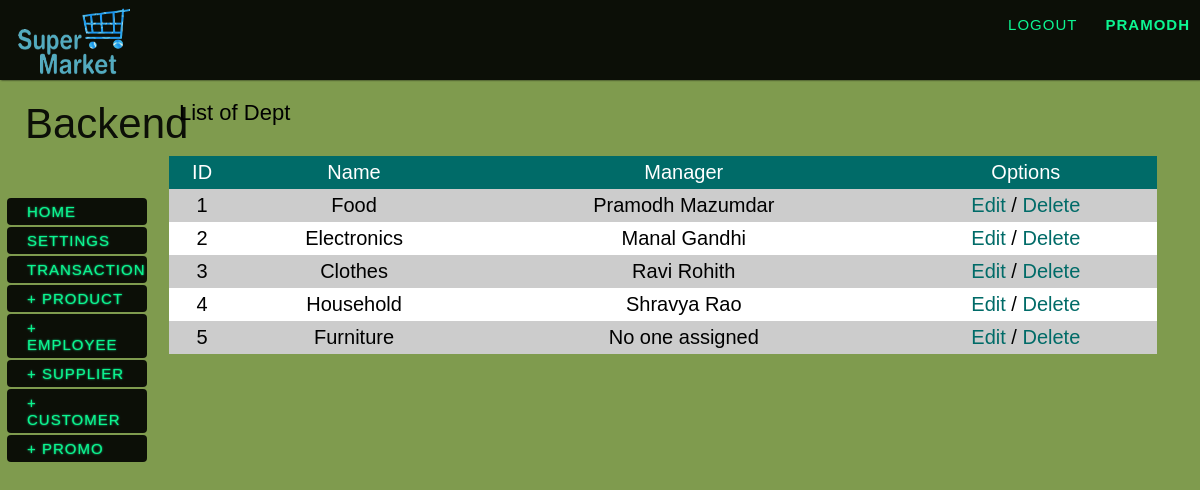
/viewlist.php?list=dept (signed in), run on an earlier commit of the app's database.
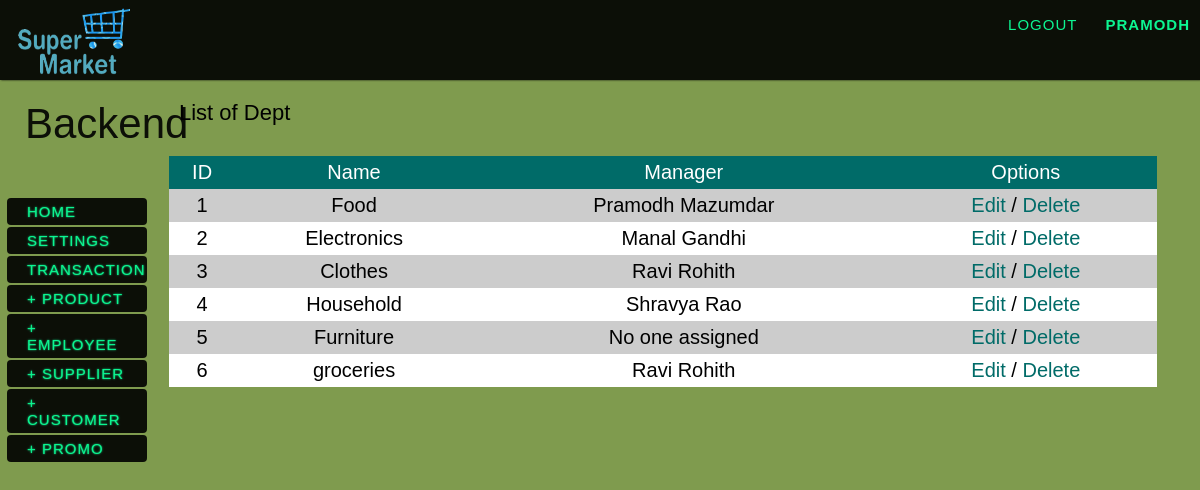
And on a later commit of the database.
### tables this page shows
CREATE TABLE `department` (
  `manager_id` int(11) NOT NULL,
  `dept_id` int(5) NOT NULL,
  `dept_name` varchar(40) NOT NULL,
  `manager_start_date` date NOT NULL
);

CREATE TABLE `employee` (
  `first_name` varchar(20) NOT NULL,
  `last_name` varchar(20) NOT NULL,
  `id` int(11) NOT NULL,
  `dept_id` int(11) NOT NULL,
  `salary` int(8) NOT NULL,
  `phone_number` int(12) NOT NULL,
  `address` varchar(60) NOT NULL,
  `uid` int(11) NOT NULL,
  `join_date` date NOT NULL,
  `dob` date NOT NULL,
  `end_date` date NOT NULL DEFAULT '0000-00-00',
  `perks` int(11) NOT NULL DEFAULT '0',
  `admin` tinyint(1) NOT NULL
);

### viewlist.php (the view, shortened to what this page needs)
<?php
	require_once("include/header.php");
?>
<div id="body">
	<?php include_once("include/left_content.php"); ?>
    <div class="rcontent">
    <?php if(isset($_GET['list'])){
		if(!strcmp(strtolower($_GET['list']),"product")){
			echo"<h1><span>List of ".ucfirst($_GET['list'])."</span></h1>";
			echo"<div id='contentbox'><div id='data'>
				 <table id='itemList' ><tr><th>ID</th><th>Product name</th><th>Supplier name</th><th>Market Price</th><th>Cost Price</th><th>Options</th></tr>";
			$plist = mysql_query("select product_id, product_name, supplier_id, market_price, cost_price from product");
			while($row = mysql_fetch_array($plist)){
				echo"<tr><td>{$row['product_id']}</td>
					 <td>{$row['product_name']}</td>";
			$slist = mysql_query("select sdealer from supplier where sid='{$row['supplier_id']}'");
			$slist = mysql_fetch_array($slist);
				echo"<td>{$slist['sdealer']}</td>
					 <td>{$row['market_price']}</td>
					 <td>{$row['cost_price']}</td>
					 <td><a href='editlist.php?name=product&id={$row['product_id']}'>Edit</a> /
					 <a href='editlist.php?name=product&id={$row['product_id']}&del=1'>Delete</a></td>";
			}
        	echo"</tr></table></div></div>";
		}
		elseif(!strcmp(strtolower($_GET['list']),"dept")){
			echo"<h1><span>List of ".ucfirst($_GET['list'])."</span></h1>";
			echo"<div id='contentbo'><div id='data'><table id='itemList' ><tr><th>ID</th><th>Name</th><th>Manager</th><th>Options</th></tr>";
			$dlist = mysql_query("select dept_id, dept_name, manager_id from department");
			while($row = mysql_fetch_array($dlist)){
				echo"<tr><td>{$row['dept_id']}</td>
					 <td>{$row['dept_name']}</td>";
				if($row['manager_id']){
					$elist = mysql_query("select first_name, last_name from employee where id='{$row['manager_id']}'");
					$ename =  mysql_fetch_array($elist);
					echo "<td>{$ename['first_name']}&nbsp;{$ename['last_name']}</td>";
				}
				else echo"<td>No one assigned</td>";
				echo"<td><a href='editlist.php?name=dept&id={$row['dept_id']}'>Edit</a> /
					 <a href='editlist.php?name=dept&id={$row['dept_id']}&del=1'>Delete</a></td>";
			}
		}
	}
	?>
    </div>
</div>

### include/header.php (shortened to what this page needs)
<!DOCTYPE html PUBLIC "-//W3C//DTD XHTML 1.0 Transitional//EN" "http://www.w3.org/TR/xhtml1/DTD/xhtml1-transitional.dtd">
<html xmlns="http://www.w3.org/1999/xhtml">
<head>
        <link rel="stylesheet" type="text/css" href="css/outline.css" />
        <link rel="stylesheet" type="text/css" href="css/menu.css" />
</head>
<body>
<div class="container">
            <div class="header">
            <a href='index.php'><img src="images/logo.png" width="120" height="80" alt='Logo' /></a>
                <span class="right">
                    <?php if(isset($_SESSION['username']))
						echo "<a href='logout.php'>Logout</a>";
						else
						echo "<a href='login.php'>Log In</a>";
					?>|
                    <a href="mydetails.php">
                        <strong><?php echo $_SESSION['username']?></strong>
                    </a>
                </span>
            </div>

### include/left_content.php (shortened to what this page needs)
<?php if(isset($_SESSION['username'])){
	echo"<div class='lcontent'>
            <h1>Backend</h1>
                <ul class='bmenu'>
                    <li><a href='index.php'>Home</a></li>
                    <li><a href='settings.php'>Settings</a></li>
                    <li><a href='transaction.php'>Transaction</a></li>";
                    if(isset($_SESSION['admin']) & $_SESSION['admin']!=0){
						echo "<li><a href='addproduct.php'>+ Product</a></li>
							  <li><a href='addemp.php'>+ Employee</a></li>
							  <li><a href='addsupplier.php'>+ Supplier</a></li>
							  <li><a href='addcustomer.php'>+ Customer</a></li>
							  <li><a href='addpromo.php'>+ Promo</a></li>";
					}
    echo"</ul></div>";
} ?>

### css/outline.css (style rules this page uses)
body { margin-left:auto; margin-right:auto; background-color: #7f9b4e; background-repeat: repeat, no-repeat; background-position: center center; background-attachment: fixed; -webkit-background-size: auto, cover; -moz-background-size: auto, cover; -o-background-size: auto, cover; background-size: auto, cover; color: #000; font-family: 'Josefin Slab', Arial, sans-serif; font-size: 20px; }
.container { position:relative; background: #7f9b4e; }
a { color: #0f9; text-decoration: none; }
h1 { margin:0px; padding:20px; font-size:42px; color:#000; text-align:left; font-weight:400; text-align:left; }
h1 span { font-size:22px; color:#000; padding-top:10px; }
.header { width: 100%; height: 80px; }
.header { font-family:'Arial Narrow', Arial, sans-serif; line-height: 50px; font-size: 15px; background: #000; opacity: 0.9; text-transform: uppercase; z-index: 9999; position: relative; -moz-box-shadow: 1px 0px 2px #000; -webkit-box-shadow: 1px 0px 2px #000; box-shadow: 1px 0px 2px #000; }
.header a { padding: 0px 10px; letter-spacing: 1px; color: #0f9; display: block; float: left; }
.header span.right { float: right; }
.header span.right a { float: none; display: inline; }
.lcontent { position: relative; width:12%; margin: 0px 5px; float:left; opacity:0.9; padding-bottom:100px; }
.rcontent { position:relative; width:84%; margin:0px 5px; float:left; overflow:auto; padding-bottom:100px; }
#data { padding:10px; }
#itemList { width:100%; }
#itemList a { color:#006b68; }
#itemList th,td { padding:5px; text-align:center; }
#itemList tr:nth-child(even) { background-color: #CCC; }
#itemList tr:nth-child(odd) { background-color:#fff; }
#itemList tr:nth-child(1) { background-color:#006b68; color:#fff; }

### css/menu.css (style rules this page uses)
.bmenu { padding: 0px; margin: 30px 0 20px 0; position: relative; }
.bmenu li { font-size: 15px; display: block; }
.bmenu li a { display: block; text-transform: uppercase; text-shadow: 0px 0px 2px #0f9; color: #0f9; padding: 5px 20px; margin: 2px; background-color:#000; letter-spacing: 1px; border-radius:4px; -moz-border-radius:4px; -webkit-transition: all 0.2s linear; -moz-transition: all 0.2s linear; -o-transition: all 0.2s linear; -ms-transition: all 0.2s linear; transition: all 0.2s linear; }

What changed in the data, as far as the page shows it:
added department: dept_id "6", dept_name "groceries", employee.first_name "Ravi", employee.last_name "Rohith"
